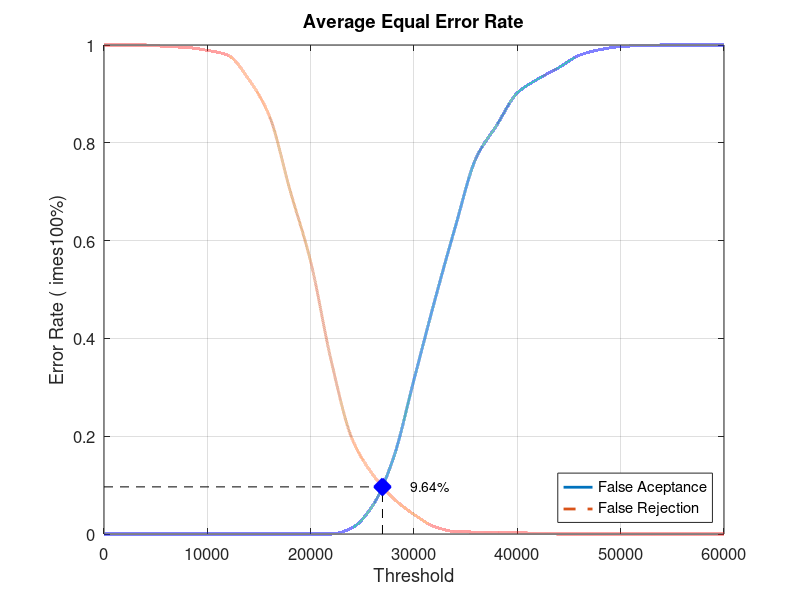
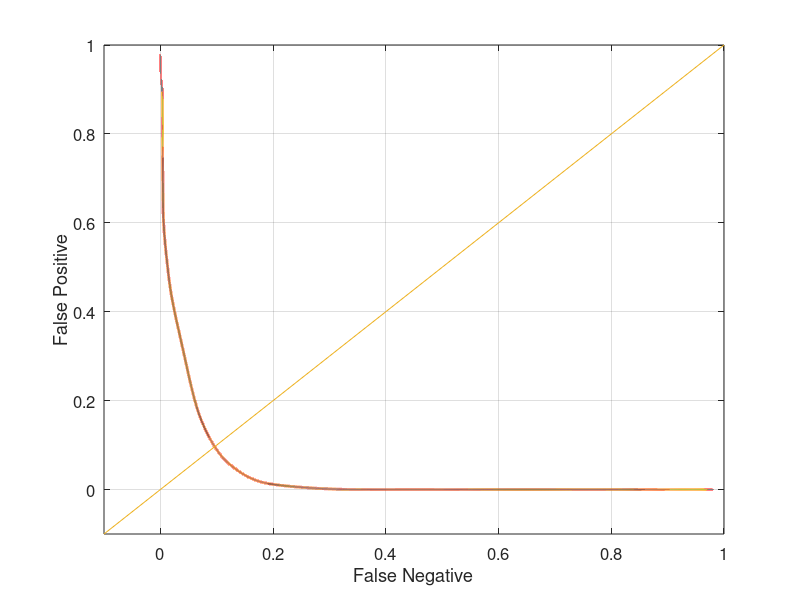

These figures' MATLAB source, in order:
close all;
clear;
clc;
x = 0:2000:60000;
xq = 0:0.5:60000;

y0 = [0 0 0 0 0 0 0 0 0 0 0 0 0.0126316 0.0578947 0.154737 0.315789 0.476842 0.628421 0.768421 0.83579 0.902105 0.930526 0.953684 0.978947 0.990526 0.996842 0.998947 1 1 1 1]
yy0 = interp1(x, y0, xq, 'pchip');
y1 = [1 1 1 0.997 0.995 0.989 0.979 0.93 0.855 0.703 0.557 0.353 0.195 0.122 0.073 0.04 0.015 0.005 0.004 0.004 0.003 0.001 0 0 0 0 0 0 0 0 0]
yy1 = interp1(x, y1, xq, 'pchip');

% Calculating EER: 
y2 = abs(y0 - y1);
find(y2 == min(y2))
yy2 = abs(yy0 - yy1);
xEER = find(yy2 == min(yy2));
xEERIndex = xq(xEER) % X-axis EER
yEER = yy0(xEER) % Y-axis EER

main = figure
plot(xq, yy0,'-','LineWidth', 2);	hold on
plot(xq, yy1,'--','LineWidth', 2);	hold on
plot([xEERIndex xEERIndex], [0 yEER], 'k--');	hold on
plot([0 xEERIndex], [yEER yEER], 'k--');	hold on
plot(xEERIndex, yEER, 'bx', 'LineWidth', 10);	hold on
text(xEERIndex + 10 * xEERIndex / 100, yEER, [num2str(round((10000 * yEER)) / 100) '%'])
legend('False Aceptance', 'False Rejection', 'Location', 'SouthEast')
xlabel('Threshold')
ylabel('Error Rate (	imes100%)')
title('Average Equal Error Rate')
set(gca, 'FontSize', 12)
axis([0 60000 0 1])
grid on

print(main, 'Database2AverageMain', '-dpng');
FNRxFPR = figure('Color', [1 1 1]);
plot(yy1, yy0, '-', yy1, yy0, 'LineWidth', 2);
hold on
y = -0.1:0.1:1
plot(y, y); 
set(gca, 'FontSize', 12)
xlabel('False Negative')
ylabel('False Positive')
axis([-0.1 1 -0.1 1])
set(gca, 'FontSize', 12)
grid on

print(FNRxFPR, 'Database2AverageFNRxFPR','-dpng');
